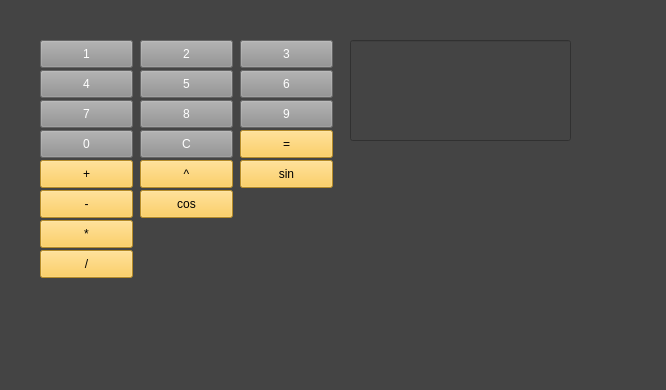
<?xml version="1.0" encoding="UTF-8"?>
<ui version="4.0">
 <class>MainWindow</class>
 <widget class="QMainWindow" name="MainWindow">
  <property name="geometry">
   <rect>
    <x>0</x>
    <y>0</y>
    <width>666</width>
    <height>390</height>
   </rect>
  </property>
  <property name="windowTitle">
   <string>MainWindow</string>
  </property>
  <property name="styleSheet">
   <string notr="true">background-color: rgb(68, 68, 68);
</string>
  </property>
  <widget class="QWidget" name="centralwidget">
   <widget class="QPushButton" name="pushButton">
    <property name="geometry">
     <rect>
      <x>40</x>
      <y>40</y>
      <width>93</width>
      <height>28</height>
     </rect>
    </property>
    <property name="styleSheet">
     <string notr="true">background-color: rgb(143, 143, 143);
color: rgb(255, 255, 255);</string>
    </property>
    <property name="text">
     <string>1</string>
    </property>
   </widget>
   <widget class="QLineEdit" name="lineEdit">
    <property name="geometry">
     <rect>
      <x>350</x>
      <y>40</y>
      <width>221</width>
      <height>101</height>
     </rect>
    </property>
    <property name="styleSheet">
     <string notr="true">color: rgb(255, 255, 255);</string>
    </property>
   </widget>
   <widget class="QPushButton" name="pushButton_2">
    <property name="geometry">
     <rect>
      <x>140</x>
      <y>40</y>
      <width>93</width>
      <height>28</height>
     </rect>
    </property>
    <property name="styleSheet">
     <string notr="true">background-color: rgb(143, 143, 143);
color: rgb(255, 255, 255);</string>
    </property>
    <property name="text">
     <string>2</string>
    </property>
   </widget>
   <widget class="QPushButton" name="pushButton_3">
    <property name="geometry">
     <rect>
      <x>240</x>
      <y>40</y>
      <width>93</width>
      <height>28</height>
     </rect>
    </property>
    <property name="styleSheet">
     <string notr="true">background-color: rgb(143, 143, 143);
color: rgb(255, 255, 255);</string>
    </property>
    <property name="text">
     <string>3</string>
    </property>
   </widget>
   <widget class="QPushButton" name="pushButton_4">
    <property name="geometry">
     <rect>
      <x>40</x>
      <y>70</y>
      <width>93</width>
      <height>28</height>
     </rect>
    </property>
    <property name="styleSheet">
     <string notr="true">background-color: rgb(143, 143, 143);
color: rgb(255, 255, 255);</string>
    </property>
    <property name="text">
     <string>4</string>
    </property>
   </widget>
   <widget class="QPushButton" name="pushButton_5">
    <property name="geometry">
     <rect>
      <x>140</x>
      <y>70</y>
      <width>93</width>
      <height>28</height>
     </rect>
    </property>
    <property name="styleSheet">
     <string notr="true">background-color: rgb(143, 143, 143);
color: rgb(255, 255, 255);</string>
    </property>
    <property name="text">
     <string>5</string>
    </property>
   </widget>
   <widget class="QPushButton" name="pushButton_6">
    <property name="geometry">
     <rect>
      <x>240</x>
      <y>70</y>
      <width>93</width>
      <height>28</height>
     </rect>
    </property>
    <property name="styleSheet">
     <string notr="true">background-color: rgb(143, 143, 143);
color: rgb(255, 255, 255);</string>
    </property>
    <property name="text">
     <string>6</string>
    </property>
   </widget>
   <widget class="QPushButton" name="pushButton_7">
    <property name="geometry">
     <rect>
      <x>40</x>
      <y>100</y>
      <width>93</width>
      <height>28</height>
     </rect>
    </property>
    <property name="styleSheet">
     <string notr="true">background-color: rgb(143, 143, 143);
color: rgb(255, 255, 255);</string>
    </property>
    <property name="text">
     <string>7</string>
    </property>
   </widget>
   <widget class="QPushButton" name="pushButton_8">
    <property name="geometry">
     <rect>
      <x>140</x>
      <y>100</y>
      <width>93</width>
      <height>28</height>
     </rect>
    </property>
    <property name="styleSheet">
     <string notr="true">background-color: rgb(143, 143, 143);
color: rgb(255, 255, 255);</string>
    </property>
    <property name="text">
     <string>8</string>
    </property>
   </widget>
   <widget class="QPushButton" name="pushButton_9">
    <property name="geometry">
     <rect>
      <x>240</x>
      <y>100</y>
      <width>93</width>
      <height>28</height>
     </rect>
    </property>
    <property name="styleSheet">
     <string notr="true">background-color: rgb(143, 143, 143);
color: rgb(255, 255, 255);</string>
    </property>
    <property name="text">
     <string>9</string>
    </property>
   </widget>
   <widget class="QPushButton" name="pushButton_10">
    <property name="geometry">
     <rect>
      <x>40</x>
      <y>130</y>
      <width>93</width>
      <height>28</height>
     </rect>
    </property>
    <property name="styleSheet">
     <string notr="true">background-color: rgb(143, 143, 143);
color: rgb(255, 255, 255);</string>
    </property>
    <property name="text">
     <string>0</string>
    </property>
   </widget>
   <widget class="QPushButton" name="pushButton_11">
    <property name="geometry">
     <rect>
      <x>40</x>
      <y>160</y>
      <width>93</width>
      <height>28</height>
     </rect>
    </property>
    <property name="styleSheet">
     <string notr="true">background-color: rgb(255, 196, 57);</string>
    </property>
    <property name="text">
     <string>+</string>
    </property>
   </widget>
   <widget class="QPushButton" name="pushButton_12">
    <property name="geometry">
     <rect>
      <x>40</x>
      <y>190</y>
      <width>93</width>
      <height>28</height>
     </rect>
    </property>
    <property name="styleSheet">
     <string notr="true">background-color: rgb(255, 196, 57);</string>
    </property>
    <property name="text">
     <string>-</string>
    </property>
   </widget>
   <widget class="QPushButton" name="pushButton_13">
    <property name="geometry">
     <rect>
      <x>240</x>
      <y>130</y>
      <width>93</width>
      <height>28</height>
     </rect>
    </property>
    <property name="styleSheet">
     <string notr="true">background-color: rgb(255, 196, 57);</string>
    </property>
    <property name="text">
     <string>=</string>
    </property>
   </widget>
   <widget class="QPushButton" name="pushButton_14">
    <property name="geometry">
     <rect>
      <x>40</x>
      <y>250</y>
      <width>93</width>
      <height>28</height>
     </rect>
    </property>
    <property name="styleSheet">
     <string notr="true">background-color: rgb(255, 196, 57);</string>
    </property>
    <property name="text">
     <string>/</string>
    </property>
   </widget>
   <widget class="QPushButton" name="pushButton_15">
    <property name="geometry">
     <rect>
      <x>40</x>
      <y>220</y>
      <width>93</width>
      <height>28</height>
     </rect>
    </property>
    <property name="styleSheet">
     <string notr="true">background-color: rgb(255, 196, 57);</string>
    </property>
    <property name="text">
     <string>*</string>
    </property>
   </widget>
   <widget class="QPushButton" name="pushButton_16">
    <property name="geometry">
     <rect>
      <x>140</x>
      <y>130</y>
      <width>93</width>
      <height>28</height>
     </rect>
    </property>
    <property name="styleSheet">
     <string notr="true">background-color: rgb(143, 143, 143);
color: rgb(255, 255, 255);</string>
    </property>
    <property name="text">
     <string>C</string>
    </property>
   </widget>
   <widget class="QPushButton" name="pushButton_17">
    <property name="geometry">
     <rect>
      <x>140</x>
      <y>160</y>
      <width>93</width>
      <height>28</height>
     </rect>
    </property>
    <property name="styleSheet">
     <string notr="true">background-color: rgb(255, 196, 57);</string>
    </property>
    <property name="text">
     <string>^</string>
    </property>
   </widget>
   <widget class="QPushButton" name="pushButton_18">
    <property name="geometry">
     <rect>
      <x>240</x>
      <y>160</y>
      <width>93</width>
      <height>28</height>
     </rect>
    </property>
    <property name="styleSheet">
     <string notr="true">background-color: rgb(255, 196, 57);</string>
    </property>
    <property name="text">
     <string>sin</string>
    </property>
   </widget>
   <widget class="QPushButton" name="pushButton_19">
    <property name="geometry">
     <rect>
      <x>140</x>
      <y>190</y>
      <width>93</width>
      <height>28</height>
     </rect>
    </property>
    <property name="styleSheet">
     <string notr="true">background-color: rgb(255, 196, 57);</string>
    </property>
    <property name="text">
     <string>cos</string>
    </property>
   </widget>
  </widget>
  <widget class="QMenuBar" name="menubar">
   <property name="geometry">
    <rect>
     <x>0</x>
     <y>0</y>
     <width>666</width>
     <height>26</height>
    </rect>
   </property>
  </widget>
  <widget class="QStatusBar" name="statusbar"/>
 </widget>
 <resources/>
 <connections/>
</ui>
